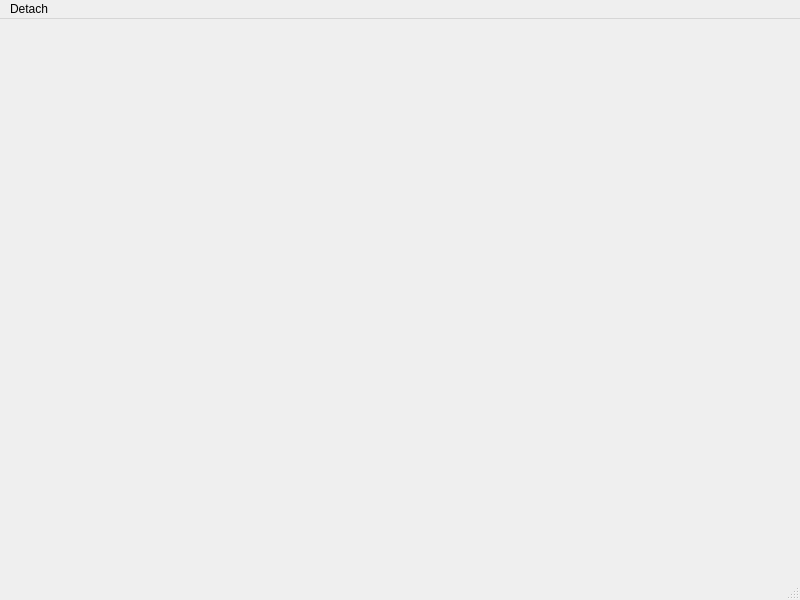
<?xml version="1.0" encoding="UTF-8"?>
<ui version="4.0">
 <class>MainWindow</class>
 <widget class="QMainWindow" name="MainWindow">
  <property name="geometry">
   <rect>
    <x>0</x>
    <y>0</y>
    <width>800</width>
    <height>600</height>
   </rect>
  </property>
  <property name="windowTitle">
   <string>MainWindow</string>
  </property>
  <widget class="QWidget" name="centralwidget"/>
  <widget class="QMenuBar" name="menubar">
   <property name="geometry">
    <rect>
     <x>0</x>
     <y>0</y>
     <width>800</width>
     <height>30</height>
    </rect>
   </property>
   <widget class="QMenu" name="actionFile">
    <property name="title">
     <string>Detach</string>
    </property>
    <addaction name="actionDetach"/>
    <addaction name="actionAttach"/>
   </widget>
   <addaction name="actionFile"/>
  </widget>
  <widget class="QStatusBar" name="statusbar"/>
  <action name="actionDetach">
   <property name="text">
    <string>Detach</string>
   </property>
  </action>
  <action name="actionAttach">
   <property name="text">
    <string>Attach</string>
   </property>
  </action>
 </widget>
 <resources/>
 <connections/>
</ui>
